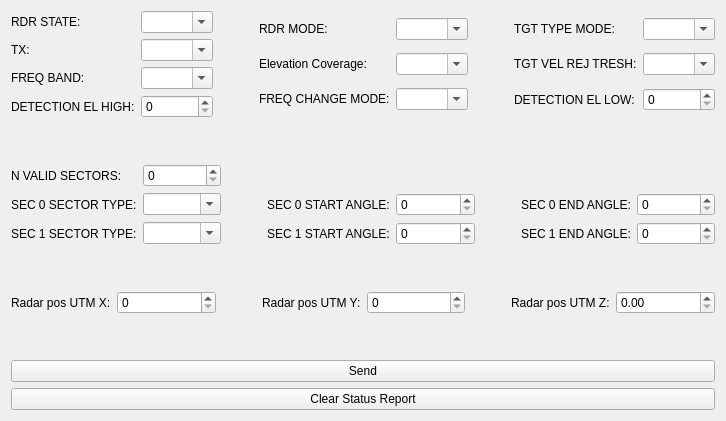
       <widget class="QWidget" name="StatusReport">
        <attribute name="title">
         <string>StatusReport</string>
        </attribute>
        <layout class="QGridLayout" name="gridLayout_8">
         <item row="0" column="0">
          <layout class="QVBoxLayout" name="verticalLayout_3">
           <item>
            <layout class="QHBoxLayout" name="horizontalLayout_2">
             <item>
              <layout class="QGridLayout" name="gridLayout_7">
               <item row="2" column="0">
                <widget class="QLabel" name="lblStateRepFreqBand">
                 <property name="text">
                  <string>FREQ BAND:</string>
                 </property>
                </widget>
               </item>
               <item row="2" column="1">
                <widget class="QComboBox" name="cbStateRepFreqBand">
                 <property name="editable">
                  <bool>true</bool>
                 </property>
                </widget>
               </item>
               <item row="0" column="0">
                <widget class="QLabel" name="lblStateRepRdrState">
                 <property name="text">
                  <string>RDR STATE: </string>
                 </property>
                </widget>
               </item>
               <item row="3" column="0">
                <widget class="QLabel" name="lblStateRepDetectElHigh">
                 <property name="text">
                  <string>DETECTION EL HIGH:</string>
                 </property>
                </widget>
               </item>
               <item row="0" column="1">
                <widget class="QComboBox" name="cbStateRepRdrState">
                 <property name="enabled">
                  <bool>true</bool>
                 </property>
                 <property name="font">
                  <font>
                   <pointsize>9</pointsize>
                   <kerning>true</kerning>
                  </font>
                 </property>
                 <property name="autoFillBackground">
                  <bool>false</bool>
                 </property>
                 <property name="editable">
                  <bool>true</bool>
                 </property>
                 <property name="frame">
                  <bool>true</bool>
                 </property>
                </widget>
               </item>
               <item row="1" column="1">
                <widget class="QComboBox" name="cbStateRepTx">
                 <property name="editable">
                  <bool>true</bool>
                 </property>
                </widget>
               </item>
               <item row="3" column="1">
                <widget class="QSpinBox" name="sbStateRepDetectElHigh"/>
               </item>
               <item row="1" column="0">
                <widget class="QLabel" name="lblStateRepTx">
                 <property name="text">
                  <string>TX:</string>
                 </property>
                </widget>
               </item>
              </layout>
             </item>
             <item>
              <spacer name="horizontalSpacer_12">
               <property name="orientation">
                <enum>Qt::Orientation::Horizontal</enum>
               </property>
               <property name="sizeType">
                <enum>QSizePolicy::Policy::Minimum</enum>
               </property>
               <property name="sizeHint" stdset="0">
                <size>
                 <width>40</width>
                 <height>20</height>
                </size>
               </property>
              </spacer>
             </item>
             <item>
              <layout class="QGridLayout" name="gridLayout_9">
               <item row="2" column="1">
                <widget class="QComboBox" name="cbStateRepFreqChngMode">
                 <property name="editable">
                  <bool>true</bool>
                 </property>
                </widget>
               </item>
               <item row="1" column="1">
                <widget class="QComboBox" name="cbStateRepEleCov">
                 <property name="editable">
                  <bool>true</bool>
                 </property>
                </widget>
               </item>
               <item row="2" column="0">
                <widget class="QLabel" name="lblStateRepFreqChngMode">
                 <property name="text">
                  <string>FREQ CHANGE MODE:</string>
                 </property>
                </widget>
               </item>
               <item row="0" column="1">
                <widget class="QComboBox" name="cbStateRepRdrMode">
                 <property name="editable">
                  <bool>true</bool>
                 </property>
                </widget>
               </item>
               <item row="1" column="0">
                <widget class="QLabel" name="lblStateRepElevatnCover">
                 <property name="text">
                  <string>Elevation Coverage:</string>
                 </property>
                </widget>
               </item>
               <item row="0" column="0">
                <widget class="QLabel" name="lblStateRepRdrMode">
                 <property name="text">
                  <string>RDR MODE:</string>
                 </property>
                </widget>
               </item>
              </layout>
             </item>
             <item>
              <spacer name="horizontalSpacer_13">
               <property name="orientation">
                <enum>Qt::Orientation::Horizontal</enum>
               </property>
               <property name="sizeType">
                <enum>QSizePolicy::Policy::Minimum</enum>
               </property>
               <property name="sizeHint" stdset="0">
                <size>
                 <width>40</width>
                 <height>20</height>
                </size>
               </property>
              </spacer>
             </item>
             <item>
              <layout class="QGridLayout" name="gridLayout_10">
               <item row="1" column="0">
                <widget class="QLabel" name="lblStateRepTgtVelRejTresh">
                 <property name="text">
                  <string>TGT VEL REJ TRESH:</string>
                 </property>
                </widget>
               </item>
               <item row="2" column="0">
                <widget class="QLabel" name="lblStateRepDetectElLow">
                 <property name="text">
                  <string>DETECTION EL LOW:</string>
                 </property>
                </widget>
               </item>
               <item row="0" column="0">
                <widget class="QLabel" name="lblStateRepTgtTypeMode">
                 <property name="text">
                  <string>TGT TYPE MODE:</string>
                 </property>
                </widget>
               </item>
               <item row="0" column="1">
                <widget class="QComboBox" name="cbStateRepTgtTypeMode">
                 <property name="editable">
                  <bool>true</bool>
                 </property>
                </widget>
               </item>
               <item row="1" column="1">
                <widget class="QComboBox" name="cbStateRepTgtVelRej">
                 <property name="editable">
                  <bool>true</bool>
                 </property>
                </widget>
               </item>
               <item row="2" column="1">
                <widget class="QSpinBox" name="sbStateRepDetectElLow"/>
               </item>
              </layout>
             </item>
            </layout>
           </item>
           <item>
            <spacer name="verticalSpacer">
             <property name="orientation">
              <enum>Qt::Orientation::Vertical</enum>
             </property>
             <property name="sizeHint" stdset="0">
              <size>
               <width>20</width>
               <height>40</height>
              </size>
             </property>
            </spacer>
           </item>
           <item>
            <layout class="QGridLayout" name="gridLayout_11">
             <item row="1" column="7">
              <widget class="QSpinBox" name="sbStateRepSec0EndAng"/>
             </item>
             <item row="2" column="6">
              <widget class="QLabel" name="lblStateRepSec1EndAng">
               <property name="text">
                <string>SEC 1 END ANGLE:</string>
               </property>
              </widget>
             </item>
             <item row="2" column="3">
              <widget class="QLabel" name="lblStateRepSec1StartAng">
               <property name="text">
                <string>SEC 1 START ANGLE:</string>
               </property>
              </widget>
             </item>
             <item row="0" column="0">
              <widget class="QLabel" name="lblStateRepNValSec">
               <property name="text">
                <string>N VALID SECTORS:</string>
               </property>
              </widget>
             </item>
             <item row="1" column="6">
              <widget class="QLabel" name="lblStateRepSec0EndAng">
               <property name="text">
                <string>SEC 0 END ANGLE:</string>
               </property>
              </widget>
             </item>
             <item row="1" column="0">
              <widget class="QLabel" name="lblStateRepSec0Type">
               <property name="text">
                <string>SEC 0 SECTOR TYPE:</string>
               </property>
              </widget>
             </item>
             <item row="0" column="1">
              <widget class="QSpinBox" name="sbStateRepNValSec"/>
             </item>
             <item row="1" column="1">
              <widget class="QComboBox" name="cbStateRepSec0Type">
               <property name="editable">
                <bool>true</bool>
               </property>
              </widget>
             </item>
             <item row="1" column="4">
              <widget class="QSpinBox" name="sbStateRepSec0StartAng"/>
             </item>
             <item row="2" column="1">
              <widget class="QComboBox" name="cbStateRepSec1Type">
               <property name="editable">
                <bool>true</bool>
               </property>
              </widget>
             </item>
             <item row="2" column="7">
              <widget class="QSpinBox" name="sbStateRepSec1EndAng_2"/>
             </item>
             <item row="2" column="4">
              <widget class="QSpinBox" name="sbStateRepSec1StartAng_2"/>
             </item>
             <item row="0" column="2">
              <spacer name="horizontalSpacer_14">
               <property name="orientation">
                <enum>Qt::Orientation::Horizontal</enum>
               </property>
               <property name="sizeType">
                <enum>QSizePolicy::Policy::Minimum</enum>
               </property>
               <property name="sizeHint" stdset="0">
                <size>
                 <width>40</width>
                 <height>20</height>
                </size>
               </property>
              </spacer>
             </item>
             <item row="1" column="3">
              <widget class="QLabel" name="lblStateRepSec0StartAng">
               <property name="text">
                <string>SEC 0 START ANGLE:</string>
               </property>
              </widget>
             </item>
             <item row="2" column="0">
              <widget class="QLabel" name="lblStateRepSec1SectorType">
               <property name="text">
                <string>SEC 1 SECTOR TYPE:</string>
               </property>
              </widget>
             </item>
             <item row="0" column="5">
              <spacer name="horizontalSpacer_15">
               <property name="orientation">
                <enum>Qt::Orientation::Horizontal</enum>
               </property>
               <property name="sizeType">
                <enum>QSizePolicy::Policy::Minimum</enum>
               </property>
               <property name="sizeHint" stdset="0">
                <size>
                 <width>40</width>
                 <height>20</height>
                </size>
               </property>
              </spacer>
             </item>
            </layout>
           </item>
           <item>
            <spacer name="verticalSpacer_2">
             <property name="orientation">
              <enum>Qt::Orientation::Vertical</enum>
             </property>
             <property name="sizeHint" stdset="0">
              <size>
               <width>20</width>
               <height>40</height>
              </size>
             </property>
            </spacer>
           </item>
           <item>
            <layout class="QHBoxLayout" name="horizontalLayout_3">
             <item>
              <widget class="QLabel" name="lblStateRepRdrPosUTMX">
               <property name="text">
                <string>Radar pos UTM X:</string>
               </property>
              </widget>
             </item>
             <item>
              <widget class="QSpinBox" name="sbStateRepRdrPosUTMX"/>
             </item>
             <item>
              <spacer name="horizontalSpacer_3">
               <property name="orientation">
                <enum>Qt::Orientation::Horizontal</enum>
               </property>
               <property name="sizeType">
                <enum>QSizePolicy::Policy::Minimum</enum>
               </property>
               <property name="sizeHint" stdset="0">
                <size>
                 <width>40</width>
                 <height>20</height>
                </size>
               </property>
              </spacer>
             </item>
             <item>
              <widget class="QLabel" name="lblStateRepRdrPosUTMY">
               <property name="text">
                <string>Radar pos UTM Y:</string>
               </property>
              </widget>
             </item>
             <item>
              <widget class="QSpinBox" name="sbStateRepRdrPosUTMY"/>
             </item>
             <item>
              <spacer name="horizontalSpacer_7">
               <property name="orientation">
                <enum>Qt::Orientation::Horizontal</enum>
               </property>
               <property name="sizeType">
                <enum>QSizePolicy::Policy::Minimum</enum>
               </property>
               <property name="sizeHint" stdset="0">
                <size>
                 <width>40</width>
                 <height>20</height>
                </size>
               </property>
              </spacer>
             </item>
             <item>
              <widget class="QLabel" name="lblStateRepRdrPosUTMZ">
               <property name="text">
                <string>Radar pos UTM Z:</string>
               </property>
              </widget>
             </item>
             <item>
              <widget class="QDoubleSpinBox" name="sbStateRepRdrPosUTMZ"/>
             </item>
            </layout>
           </item>
           <item>
            <layout class="QGridLayout" name="gridLayout">
             <item row="2" column="0">
              <widget class="QPushButton" name="pBClearStsReport">
               <property name="text">
                <string>Clear Status Report</string>
               </property>
              </widget>
             </item>
             <item row="0" column="0">
              <spacer name="verticalSpacer_3">
               <property name="orientation">
                <enum>Qt::Orientation::Vertical</enum>
               </property>
               <property name="sizeType">
                <enum>QSizePolicy::Policy::Expanding</enum>
               </property>
               <property name="sizeHint" stdset="0">
                <size>
                 <width>20</width>
                 <height>40</height>
                </size>
               </property>
              </spacer>
             </item>
             <item row="1" column="0">
              <widget class="QPushButton" name="pbStatusReportSend">
               <property name="enabled">
                <bool>true</bool>
               </property>
               <property name="font">
                <font>
                 <pointsize>9</pointsize>
                 <bold>false</bold>
                </font>
               </property>
               <property name="text">
                <string>Send</string>
               </property>
              </widget>
             </item>
            </layout>
           </item>
          </layout>
         </item>
        </layout>
       </widget>
